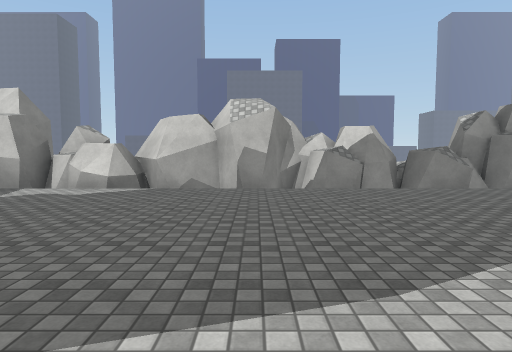
View 1 (above)

24 first-person views from a walk through a 3-D level made in the Unity game engine. The camera is 1.4 m above the floor, tilts 4° down and sees 75° across. The floor is counted in squares, 2 m on a side. Each view is taken from the middle of a square. On the plan, view 1 faces up. The plan holds only what a view shows up to about 10 squares ahead; the rest is blank. The place goes on beyond the plan. The player is left out. Some surface patterns are stand-ins.

View 2
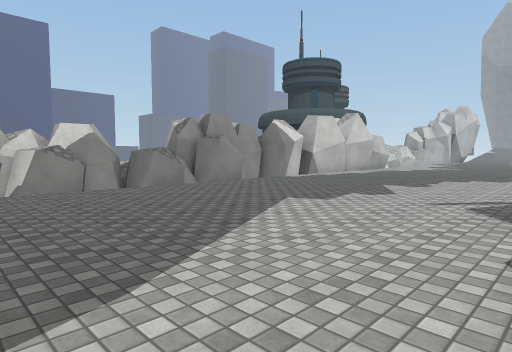

View 3
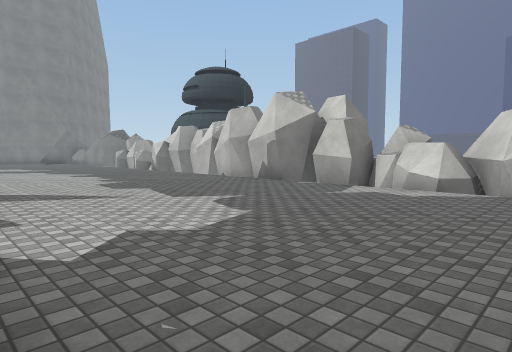

View 4
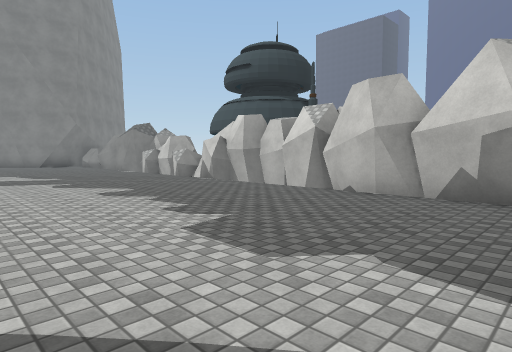

View 5
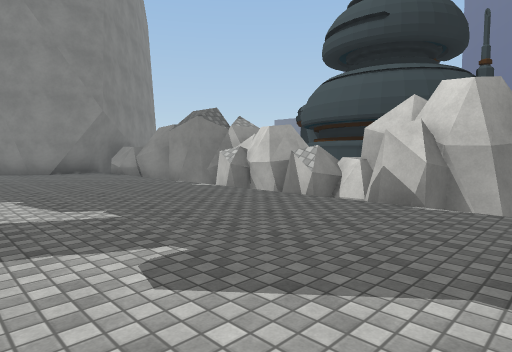

View 6
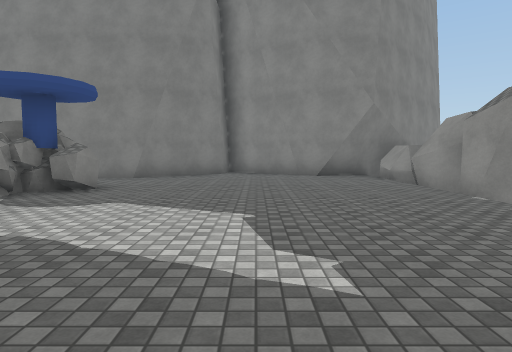

View 7
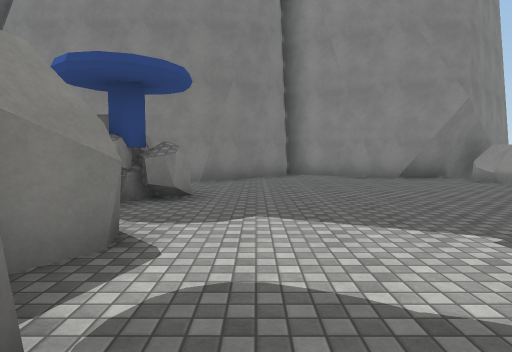

View 8
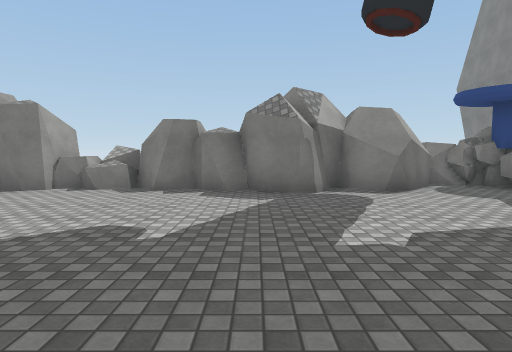

View 9
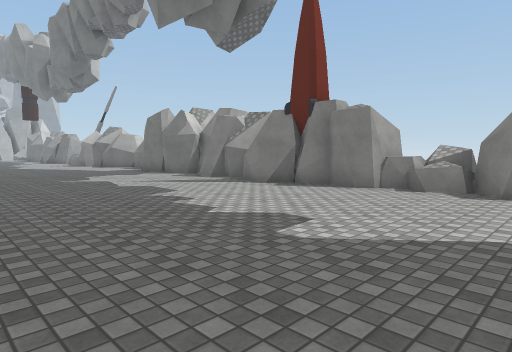

View 10
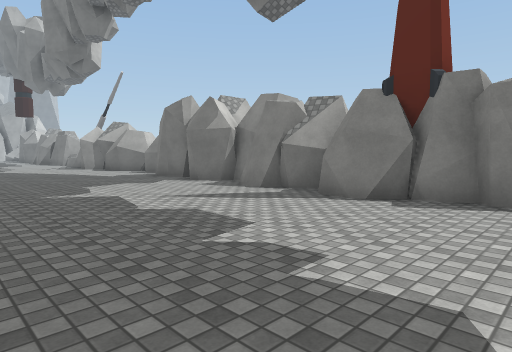

View 11
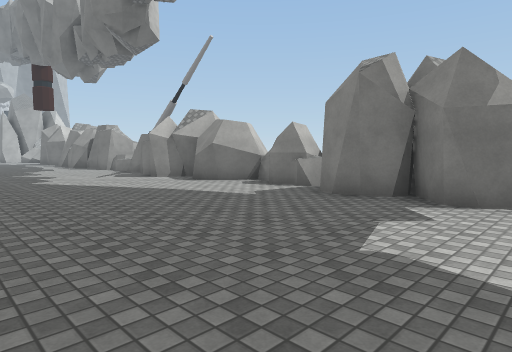

View 12
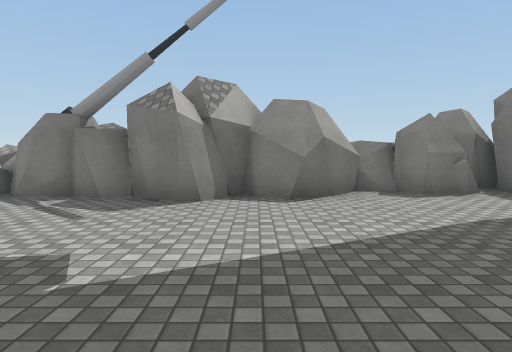

View 13
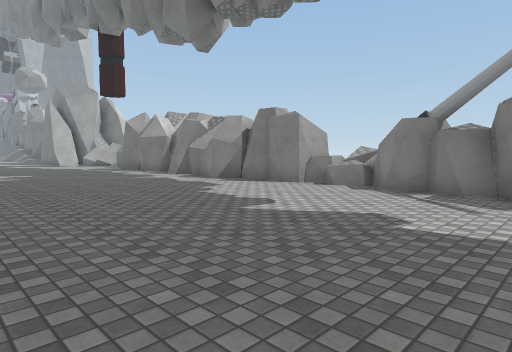

View 14
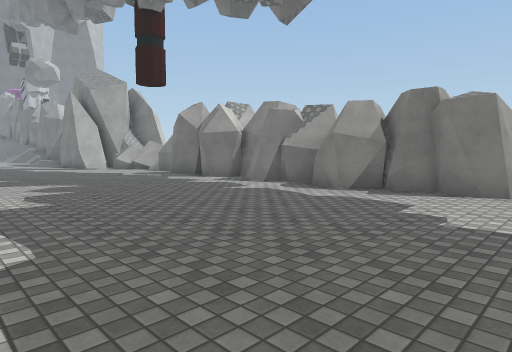

View 15
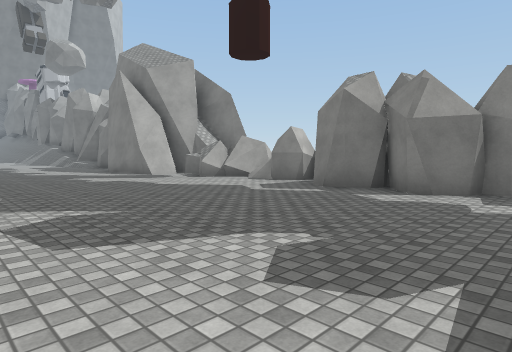

View 16
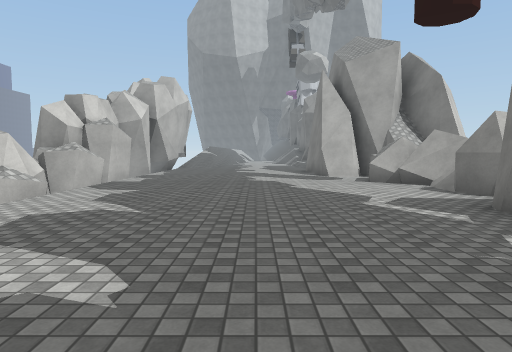

View 17
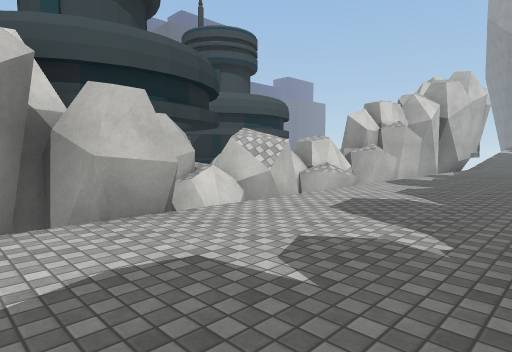

View 18
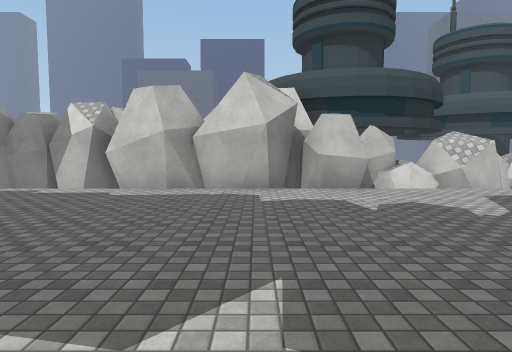

View 19
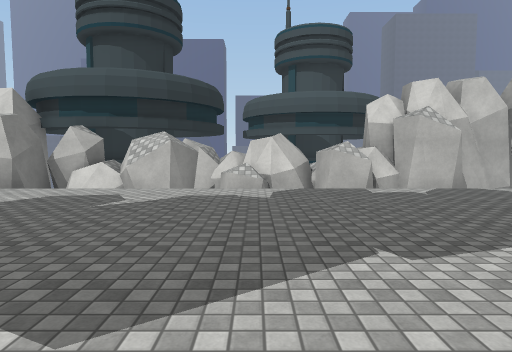

View 20
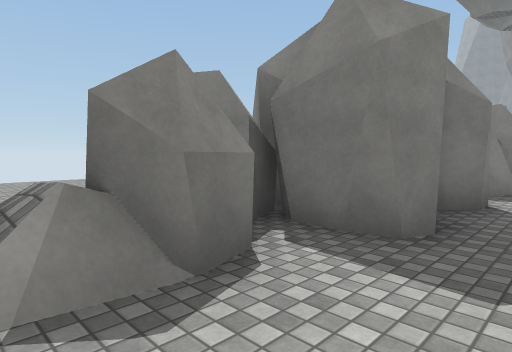

View 21
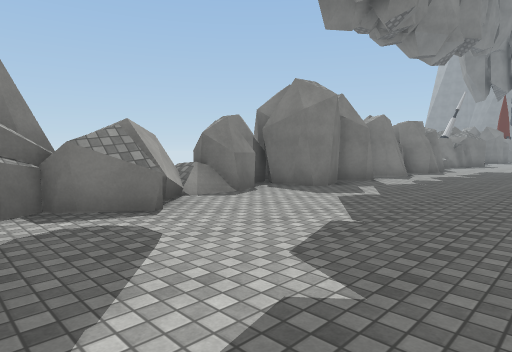

View 22
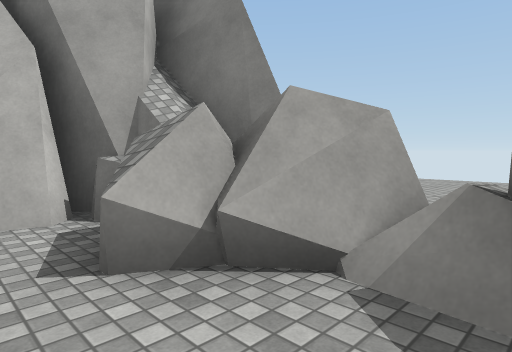

View 23
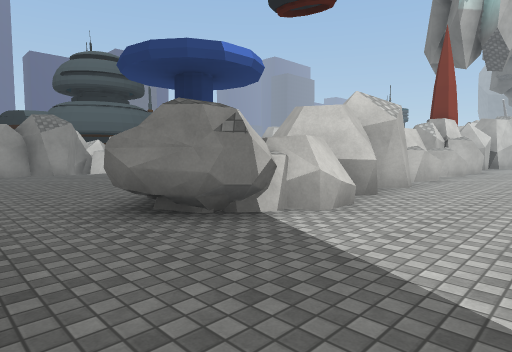

View 24
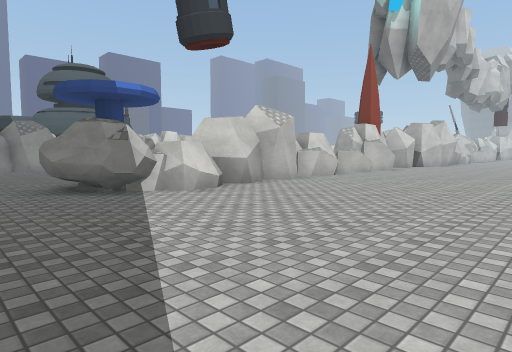

### Floor plan
Key: @ floor where view 1 was taken; # wall or solid block; . floor; = window, fence, low wall or low ledge; ^ raised ledge; v drop or lower ground; O other object.
Columns run from 25 left of view 1 to 24 right of it. Each row starts with its distance up from view 1.
 12           OO
 11        OOOOO                            O O
 10        OOOO                             OOO
  9                     v                  #   ##
  8      ####^######    #### ####^######   ##########
  7 ######v#v###v ############v#v###v #######=##v^v^##
  6  #................................................
  5 ##................................................
  4 #.................................................
  3 #.................................................
  2 #.................................................
  1 ##...............................................#
  0  #...O...##.....##.#.#.#.@...##.....##.#.#.#...###
 -1  ##.OO.######^###################^################
 -2   #.OO####.####        #####     #         ######
 -3    ............
 -4    ..........
 -5   ............
 -6   ............
 -7   ...........                              ... ..
 -8   .....                                    ......

Positions as (right, up) in squares from view 1, and headings:
1: (0, 0), facing up
2: (0, 0), facing up-right
3: (-1, 0), facing up-left
4: (-6, 1), facing up-left
5: (-12, 2), facing up-left
6: (-14, 3), facing left
7: (-15, 1), facing left
8: (-15, 6), facing down
9: (-14, 6), facing down-right
10: (-11, 5), facing down-right
11: (-5, 5), facing down-right
12: (3, 5), facing down
13: (4, 6), facing down-right
14: (8, 6), facing down-right
15: (14, 6), facing down-right
16: (14, 3), facing right
17: (13, 3), facing up-right
18: (13, 0), facing up
19: (20, 0), facing up
20: (21, 1), facing down-left
21: (24, 4), facing down-left
22: (20, 1), facing down-right
23: (-23, -5), facing up-right
24: (-23, -8), facing up-right
